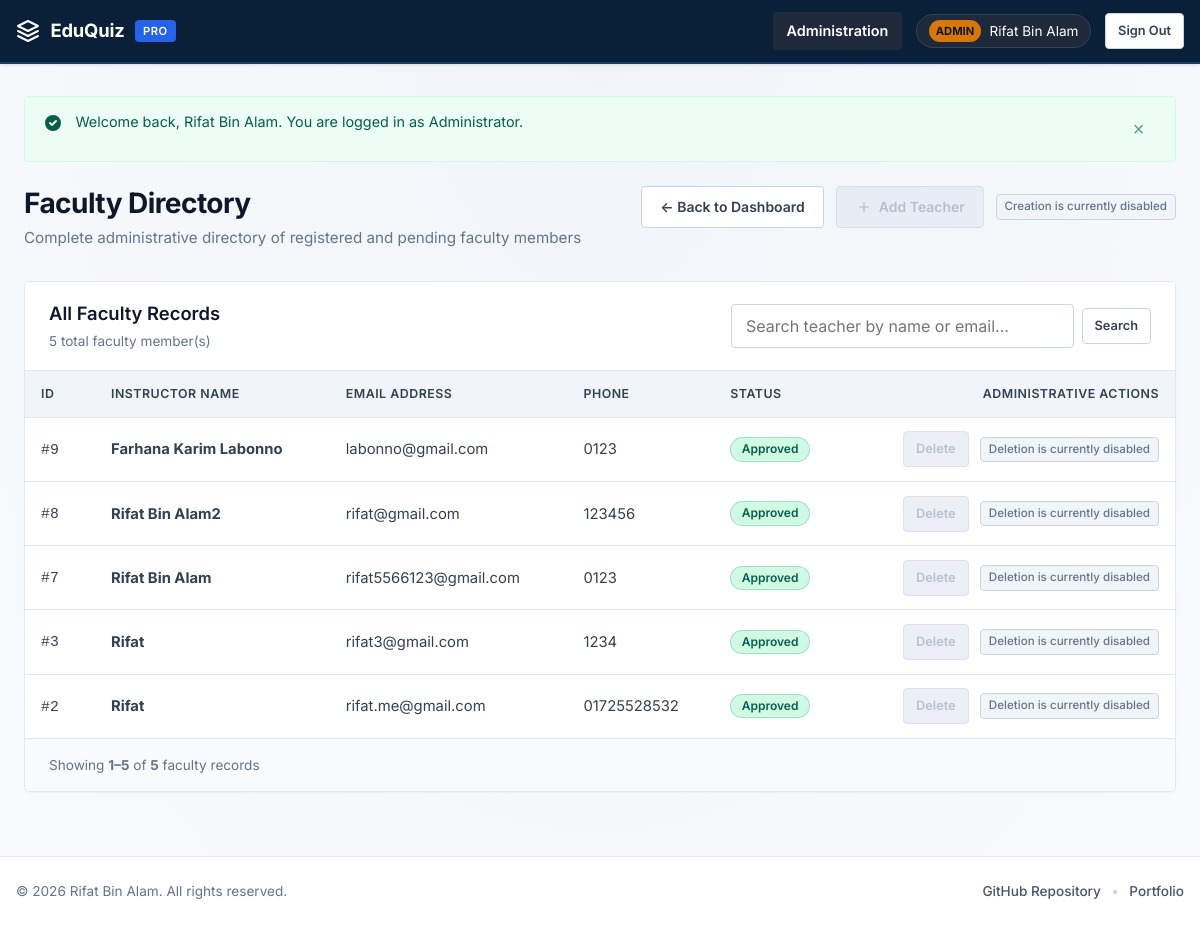
Page /admin_teachers.php (signed in) on the committed database.
### tables this page shows
CREATE TABLE `teacher` (
  `teacher_id` int(11) NOT NULL,
  `t_name` varchar(100) NOT NULL,
  `email` varchar(100) NOT NULL,
  `password` varchar(100) NOT NULL,
  `phone_no` varchar(20) DEFAULT NULL,
  `status` enum('pending','approved') DEFAULT 'pending'
);

### includes/security.php (called while the page is built, shortened)
<?php
require_once __DIR__ . '/auth.php';
function e(?string $string): string {
    return htmlspecialchars((string)($string ?? ''), ENT_QUOTES, 'UTF-8');
}

### admin_teachers.php (the view, shortened to what this page needs)
<?php
require_once __DIR__ . '/includes/db.php';
require_once __DIR__ . '/includes/auth.php';
require_once __DIR__ . '/includes/security.php';
$search = trim($_GET['teacher_search'] ?? '');
$page = max(1, (int)($_GET['page'] ?? 1));
$per_page = 10;
$offset = ($page - 1) * $per_page;
$total_count = 0;
if (!empty($search)) {
    $stmt = $conn->prepare("SELECT COUNT(*) AS total FROM teacher WHERE t_name LIKE ? OR email LIKE ?");
    if ($stmt) {
        $param = '%' . $search . '%';
        $stmt->bind_param("ss", $param, $param);
        $stmt->execute();
        $total_count = (int)($stmt->get_result()->fetch_assoc()['total'] ?? 0);
        $stmt->close();
    }
} else {
    if ($res = $conn->query("SELECT COUNT(*) AS total FROM teacher")) {
        $total_count = (int)($res->fetch_assoc()['total'] ?? 0);
    }
}
$teachers = [];
if (!empty($search)) {
    $stmt = $conn->prepare("SELECT teacher_id, t_name, email, phone_no, status FROM teacher WHERE t_name LIKE ? OR email LIKE ? ORDER BY teacher_id DESC LIMIT ? OFFSET ?");
    if ($stmt) {
        $param = '%' . $search . '%';
        $stmt->bind_param("ssii", $param, $param, $per_page, $offset);
        $stmt->execute();
        $res = $stmt->get_result();
        while ($row = $res->fetch_assoc()) {
            $teachers[] = $row;
        }
        $stmt->close();
    }
} else {
    $stmt = $conn->prepare("SELECT teacher_id, t_name, email, phone_no, status FROM teacher ORDER BY teacher_id DESC LIMIT ? OFFSET ?");
    if ($stmt) {
        $stmt->bind_param("ii", $per_page, $offset);
        $stmt->execute();
        $res = $stmt->get_result();
        while ($row = $res->fetch_assoc()) {
            $teachers[] = $row;
        }
    }
}
require_once __DIR__ . '/includes/header.php';
?>
<div class="page-header">
    <div>
        <h1 class="page-title">Faculty Directory</h1>
        <p class="page-subtitle">Complete administrative directory of registered and pending faculty members</p>
    </div>
    <div class="page-actions">
        <a href="admin_dashboard.php" class="btn btn-outline">&larr; Back to Dashboard</a>
        <div class="action-disabled-group">
            <button type="button" class="btn btn-primary btn-disabled" disabled aria-disabled="true" title="Creation is currently disabled">
                <svg width="16" height="16" viewBox="0 0 24 24" fill="none" stroke="currentColor" stroke-width="2"><line x1="12" y1="5" x2="12" y2="19"/><line x1="5" y1="12" x2="19" y2="12"/></svg>
                Add Teacher
            </button>
            <span class="badge-disabled">Creation is currently disabled</span>
        </div>
    </div>
</div>
<div class="card">
    <div class="card-header">
        <div>
            <h2 class="card-title">All Faculty Records</h2>
            <span style="font-size:0.85rem;color:var(--slate-500);">
                <?php if (!empty($search)): ?>
                    Found <?php echo $total_count; ?> record(s) matching &ldquo;<?php echo e($search); ?>&rdquo;
                <?php else: ?>
                    <?php echo $total_count; ?> total faculty member(s)
                <?php endif; ?>
            </span>
        </div>
        <form method="GET" action="admin_teachers.php" class="search-bar-form" role="search">
            <input type="text" name="teacher_search" class="form-control" placeholder="Search teacher by name or email..." value="<?php echo e($search); ?>">
            <button type="submit" class="btn btn-outline btn-sm">Search</button>
        </form>
    </div>
    <div class="card-body" style="padding:0;">
        <div class="table-responsive">
            <table class="data-table">
                <thead>
                    <tr>
                        <th style="width:70px;">ID</th>
                        <th>Instructor Name</th>
                        <th>Email Address</th>
                        <th>Phone</th>
                        <th>Status</th>
                        <th style="text-align:right;">Administrative Actions</th>
                    </tr>
                </thead>
                <tbody>
                    <?php if (empty($teachers)): ?>
                        <tr>
                            <td colspan="6" style="text-align:center;padding:3rem 1.5rem;color:var(--slate-500);">
                                <?php if (!empty($search)): ?>
                                    <p style="font-size:1.05rem;font-weight:600;margin-bottom:0.35rem;color:var(--slate-800);">No faculty members found</p>
                                    <p style="font-size:0.875rem;color:var(--slate-500);margin-bottom:1rem;">No records matched &ldquo;<strong><?php echo e($search); ?></strong>&rdquo;.</p>
                                    <a href="admin_teachers.php" class="btn btn-outline btn-sm">View Full Directory</a>
                                <?php else: ?>
                                    No faculty records currently exist.
                                <?php endif; ?>
                            </td>
                        </tr>
                    <?php else: ?>
                        <?php foreach ($teachers as $teacher): ?>
                            <tr>
                                <td><code>#<?php echo e($teacher['teacher_id']); ?></code></td>
                                <td><strong><?php echo e($teacher['t_name']); ?></strong></td>
                                <td><?php echo e($teacher['email']); ?></td>
                                <td><?php echo e($teacher['phone_no']); ?></td>
                                <td>
                                    <?php if ($teacher['status'] === 'approved'): ?>
                                        <span class="badge badge-approved">Approved</span>
                                    <?php else: ?>
                                        <span class="badge badge-pending">Pending Approval</span>
                                    <?php endif; ?>
                                </td>
                                <td style="text-align:right;">
                                    <div style="display:inline-flex;gap:0.4rem;align-items:center;">
                                        <div class="action-disabled-group">
                                            <button type="button" class="btn btn-danger btn-sm btn-disabled" disabled aria-disabled="true" title="Deletion is currently disabled">
                                                Delete
                                            </button>
                                            <span class="badge-disabled">Deletion is currently disabled</span>
                                        </div>
                                    </div>
                                </td>
                            </tr>
                        <?php endforeach; ?>
                    <?php endif; ?>
                </tbody>
            </table>
        </div>
    </div>
    <?php if ($total_count > 0): ?>
        <div class="pagination-container">
            <div class="pagination-info">
                Showing <strong><?php echo min($total_count, $offset + 1); ?>&ndash;<?php echo min($total_count, $offset + count($teachers)); ?></strong> of <strong><?php echo $total_count; ?></strong> faculty records
            </div>
        </div>
    <?php endif; ?>
</div>
<?php require_once __DIR__ . '/includes/footer.php'; ?>

### rows in the picture
teacher: teacher_id "9", t_name "Farhana Karim Labonno", email "labonno@gmail.com", phone_no "0123", status "Approved"
teacher: teacher_id "8", t_name "Rifat Bin Alam2", email "rifat@gmail.com", phone_no "123456", status "Approved"
teacher: teacher_id "7", t_name "Rifat Bin Alam", email "rifat5566123@gmail.com", phone_no "0123", status "Approved"
teacher: teacher_id "3", t_name "Rifat", email "rifat3@gmail.com", phone_no "1234", status "Approved"
teacher: teacher_id "2", t_name "Rifat", email "rifat.me@gmail.com", phone_no "01725528532", status "Approved"

### other values in the picture
$user_name "Rifat Bin Alam"
$text "Welcome back, Rifat Bin Alam. You are logged in as Administrator."
$total_count "5"
min($total_count, $offset + 1) "1"
min($total_count, $offset + count($teachers)) "5"
